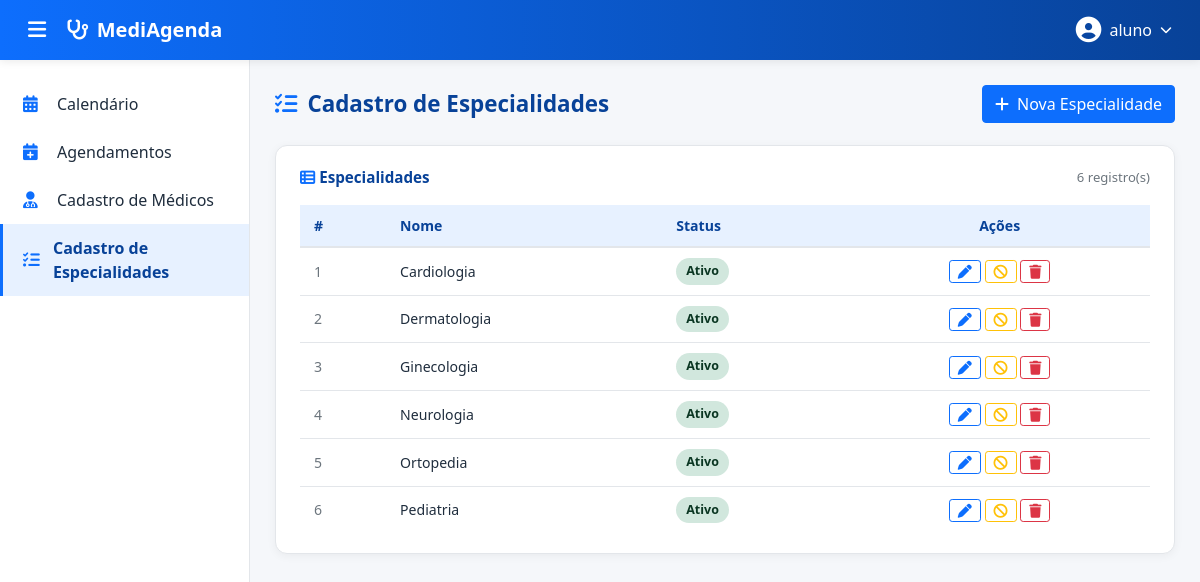
Screenshot of /www/cadastro_especialidades.php (signed in) with the database file from the repository.
### tables this page shows
CREATE TABLE IF NOT EXISTS usuario (
    cod_usuario int unsigned not null auto_increment,
    nome        varchar(150) not null,
    email       varchar(150) not null,
    username    varchar(255) not null unique,
    pass        varchar(10)  not null,
    max_agendamentos_dia tinyint unsigned not null default 3,
    foto        mediumtext default null,
    primary key (cod_usuario)
);

CREATE TABLE IF NOT EXISTS especialidades (
    id         INT          UNSIGNED NOT NULL AUTO_INCREMENT,
    nome       VARCHAR(100) NOT NULL,
    status     ENUM('Ativo','Inativo') NOT NULL DEFAULT 'Ativo',
    created_at TIMESTAMP    NOT NULL DEFAULT CURRENT_TIMESTAMP,
    updated_at TIMESTAMP    NOT NULL DEFAULT CURRENT_TIMESTAMP ON UPDATE CURRENT_TIMESTAMP,

    PRIMARY KEY (id),
    UNIQUE KEY uq_especialidade_nome (nome)
);

### www/cadastro_especialidades.php (the view, shortened to what this page needs)
<?php
require_once 'conexao.php';
$cod_usuario = $_SESSION['cod_usuario'];
$result = mysqli_query(
    $conexao_bd,
    "SELECT nome, email, foto
    FROM usuario
    WHERE cod_usuario = '$cod_usuario'"
);
$usuarioLogado = mysqli_fetch_assoc($result);
$operadorNome  = $usuarioLogado['nome']  ?? '';
$fotoUsuario   = $usuarioLogado['foto']  ?? null;
$especialidades = $conexao_bd
    ->query('SELECT id, nome, status FROM especialidades ORDER BY nome')
    ->fetch_all(MYSQLI_ASSOC);
?>
<!DOCTYPE html>
<html lang="pt-BR">
<head>
    <link href="https://cdn.jsdelivr.net/npm/bootstrap@5.0.2/dist/css/bootstrap.min.css" rel="stylesheet"
>
    <link rel="stylesheet" href="https://cdnjs.cloudflare.com/ajax/libs/font-awesome/6.5.1/css/all.min.css">
</head>
<body>
    <nav class="navbar-topo d-flex align-items-center justify-content-between px-3">
        <div class="d-flex align-items-center gap-2">
            <button class="btn-sanduiche" id="btnSanduiche" title="Menu">
                <i class="fa-solid fa-bars"></i>
            </button>
            <a class="navbar-brand mb-0 d-flex align-items-center" href="principal.php">
                <i class="fa-solid fa-stethoscope"></i>
                <span>MediAgenda</span>
            </a>
        </div>
        <div class="dropdown">
            <button class="operador-toggle" type="button" id="dropdownOperador" data-bs-toggle="dropdown" aria-expanded="false">
                <?php if (!empty($fotoUsuario)): ?>
                    <img src="<?php echo $fotoUsuario ?>"
                        style="width:32px;height:32px;border-radius:50%;object-fit:cover;border:2px solid rgba(255,255,255,0.6);">
                <?php else: ?>
                    <i class="fa-solid fa-circle-user"></i>
                <?php endif; ?>
                <span class="d-none d-md-inline"><?php echo htmlspecialchars($operadorNome) ?></span>
                <i class="fa-solid fa-chevron-down" style="font-size: 0.75rem;"></i>
            </button>
        </div>
    </nav>
    <aside class="sidebar" id="sidebar">
        <ul class="nav flex-column">
            <li class="nav-item">
                <a class="nav-link" href="principal.php"><i class="fa-solid fa-calendar-days"></i> Calendário</a>
            </li>
            <li class="nav-item">
                <a class="nav-link" href="cadastro_agendas.php"><i class="fa-solid fa-calendar-plus"></i> Agendamentos</a>
            </li>
            <li class="nav-item">
                <a class="nav-link" href="cadastro_medicos.php"><i class="fa-solid fa-user-doctor"></i> Cadastro de Médicos</a>
            </li>
            <li class="nav-item">
                <a class="nav-link ativo" href="cadastro_especialidades.php"><i class="fa-solid fa-list-check"></i> Cadastro de Especialidades</a>
            </li>
        </ul>
    </aside>
    <main class="conteudo-principal" id="conteudoPrincipal">
        <div class="page-header">
            <h2><i class="fa-solid fa-list-check"></i> Cadastro de Especialidades</h2>
            <button class="btn btn-primary" data-bs-toggle="modal" data-bs-target="#modalFormEsp">
                <i class="fa-solid fa-plus me-1"></i> Nova Especialidade
            </button>
        </div>
        <div class="card-pagina">
            <div class="card-titulo d-flex justify-content-between align-items-center">
                <span><i class="fa-solid fa-table-list"></i> Especialidades</span>
                <span class="text-muted" style="font-size:0.82rem; font-weight:400;">
                    <?php echo count($especialidades) ?> registro(s)
                </span>
            </div>
            <div class="table-responsive">
                <table class="tabela-esp">
                    <thead>
                        <tr>
                            <th>#</th>
                            <th>Nome</th>
                            <th>Status</th>
                            <th class="text-center">Ações</th>
                        </tr>
                    </thead>
                    <tbody>
                        <?php if (empty($especialidades)): ?>
                            <tr>
                                <td colspan="4" class="text-center text-muted py-4">
                                    <i class="fa-solid fa-circle-xmark me-2"></i>Nenhuma especialidade cadastrada.
                                </td>
                            </tr>
                        <?php else: ?>
                            <?php foreach ($especialidades as $esp): ?>
                            <tr>
                                <td class="text-muted"><?php echo $esp['id'] ?></td>
                                <td><?php echo htmlspecialchars($esp['nome']) ?></td>
                                <td>
                                    <span class="badge-status <?php echo $esp['status'] === 'Ativo' ? 'badge-ativo' : 'badge-inativo' ?>">
                                        <?php echo $esp['status'] ?>
                                    </span>
                                </td>
                                <td class="text-center" style="white-space:nowrap;">
                                    <button class="btn btn-sm btn-outline-primary py-0 px-2 btn-editar"
                                            title="Editar"
                                            data-id="<?php echo $esp['id'] ?>"
                                            data-nome="<?php echo htmlspecialchars($esp['nome']) ?>">
                                        <i class="fa-solid fa-pen"></i>
                                    </button>
                                    <button class="btn btn-sm btn-outline-warning py-0 px-2 btn-toggle"
                                            title="<?php echo $esp['status'] === 'Ativo' ? 'Inativar' : 'Ativar' ?>"
                                            data-id="<?php echo $esp['id'] ?>"
                                            data-status="<?php echo $esp['status'] ?>">
                                        <i class="fa-solid fa-<?php echo $esp['status'] === 'Ativo' ? 'ban' : 'check' ?>"></i>
                                    </button>
                                    <button class="btn btn-sm btn-outline-danger py-0 px-2 btn-excluir"
                                            title="Excluir"
                                            data-id="<?php echo $esp['id'] ?>"
                                            data-nome="<?php echo htmlspecialchars($esp['nome']) ?>">
                                        <i class="fa-solid fa-trash"></i>
                                    </button>
                                </td>
                            </tr>
                            <?php endforeach; ?>
                        <?php endif; ?>
                    </tbody>
                </table>
            </div>
        </div>
    </main>
</body>
</html>

### www/cadastro_especialidades.php (style rules this page uses)
:root { --azul-primario: #0d6efd; --azul-escuro: #084298; --azul-claro: #e7f1ff; --cinza-fundo: #f5f7fa; --cinza-borda: #e3e6ea; --texto-escuro: #1f2d3d; --sidebar-larg: 250px; }
body { background-color: var(--cinza-fundo); font-family: 'Segoe UI', Tahoma, sans-serif; color: var(--texto-escuro); overflow-x: hidden; }
.navbar-topo { background: linear-gradient(90deg, var(--azul-primario) 0%, var(--azul-escuro) 100%); height: 60px; box-shadow: 0 2px 8px rgba(0,0,0,0.08); position: fixed; top: 0; left: 0; right: 0; z-index: 1030; }
.navbar-topo .navbar-brand { color: #fff; font-weight: 600; font-size: 1.25rem; }
.navbar-topo .navbar-brand i { margin-right: 8px; }
.btn-sanduiche { background: transparent; border: none; color: #fff; font-size: 1.3rem; padding: 6px 12px; border-radius: 6px; transition: background 0.2s; }
.operador-toggle { background: transparent; border: none; color: #fff; display: flex; align-items: center; gap: 8px; padding: 6px 12px; border-radius: 30px; transition: background 0.2s; }
.operador-toggle i.fa-circle-user { font-size: 1.6rem; }
.sidebar { position: fixed; top: 60px; left: 0; width: var(--sidebar-larg); height: calc(100vh - 60px); background: #fff; border-right: 1px solid var(--cinza-borda); padding: 20px 0; transition: transform 0.3s ease; z-index: 1020; overflow-y: auto; }
.sidebar .nav-link { color: var(--texto-escuro); padding: 12px 20px; border-left: 3px solid transparent; transition: all 0.2s; display: flex; align-items: center; gap: 12px; }
.sidebar .nav-link i { width: 22px; color: var(--azul-primario); font-size: 1.05rem; }
.sidebar .nav-link.ativo { background: var(--azul-claro); border-left-color: var(--azul-primario); color: var(--azul-escuro); font-weight: 600; }
.conteudo-principal { margin-top: 60px; margin-left: var(--sidebar-larg); padding: 25px; transition: margin-left 0.3s ease; min-height: calc(100vh - 60px); }
.page-header { display: flex; align-items: center; justify-content: space-between; flex-wrap: wrap; gap: 12px; margin-bottom: 22px; }
.page-header h2 { font-size: 1.4rem; font-weight: 700; color: var(--azul-escuro); margin: 0; display: flex; align-items: center; gap: 10px; }
.page-header h2 i { color: var(--azul-primario); }
.card-pagina { background: #fff; border-radius: 12px; box-shadow: 0 2px 10px rgba(0,0,0,0.05); border: 1px solid var(--cinza-borda); padding: 20px 24px; margin-bottom: 20px; }
.card-pagina .card-titulo { font-weight: 600; font-size: 0.95rem; color: var(--azul-escuro); margin-bottom: 16px; display: flex; align-items: center; gap: 8px; }
.card-pagina .card-titulo i { color: var(--azul-primario); }
.tabela-esp { width: 100%; border-collapse: separate; border-spacing: 0; font-size: 0.88rem; }
.tabela-esp thead th { background: var(--azul-claro); color: var(--azul-escuro); font-weight: 600; padding: 10px 14px; border-bottom: 2px solid var(--cinza-borda); }
.tabela-esp tbody td { padding: 10px 14px; border-bottom: 1px solid var(--cinza-borda); vertical-align: middle; }
.tabela-esp tbody tr:last-child td { border-bottom: none; }
.badge-status { display: inline-block; padding: 4px 10px; border-radius: 20px; font-size: 0.78rem; font-weight: 600; }
.badge-ativo { background: #d1e7dd; color: #0a3622; }

### rows the page displays
usuario: nome "aluno"
especialidades: id "1", nome "Cardiologia", status "Ativo"
especialidades: id "2", nome "Dermatologia", status "Ativo"
especialidades: id "3", nome "Ginecologia", status "Ativo"
especialidades: id "4", nome "Neurologia", status "Ativo"
especialidades: id "5", nome "Ortopedia", status "Ativo"
especialidades: id "6", nome "Pediatria", status "Ativo"

### other values shown
count($especialidades) "6"
